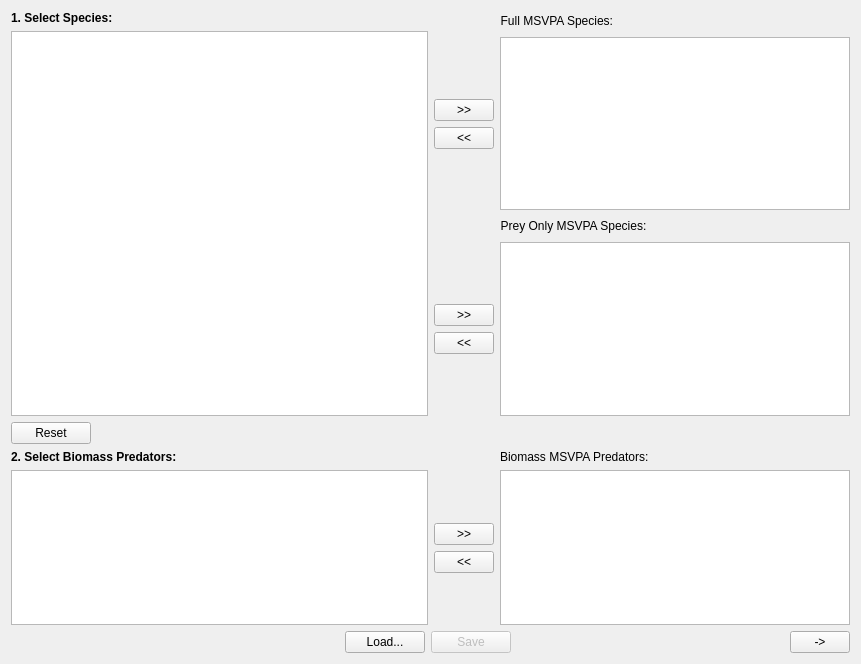
<?xml version="1.0" encoding="UTF-8"?>
<ui version="4.0">
 <class>MSVPA_Tab1</class>
 <widget class="QWidget" name="MSVPA_Tab1">
  <property name="geometry">
   <rect>
    <x>0</x>
    <y>0</y>
    <width>861</width>
    <height>664</height>
   </rect>
  </property>
  <property name="windowTitle">
   <string>Form</string>
  </property>
  <layout class="QVBoxLayout" name="verticalLayout">
   <item>
    <layout class="QHBoxLayout" name="horizontalLayout_18">
     <item>
      <layout class="QVBoxLayout" name="verticalLayout_26">
       <item>
        <layout class="QHBoxLayout" name="horizontalLayout_16">
         <item>
          <layout class="QVBoxLayout" name="verticalLayout_19">
           <item>
            <widget class="QLabel" name="MSVPA_Tab1_SelectSpeciesLB">
             <property name="font">
              <font>
               <weight>75</weight>
               <bold>true</bold>
              </font>
             </property>
             <property name="toolTip">
              <string>Select species to include in the MSVPA</string>
             </property>
             <property name="statusTip">
              <string>Select species to include in the MSVPA</string>
             </property>
             <property name="text">
              <string>1. Select Species:</string>
             </property>
            </widget>
           </item>
           <item>
            <widget class="QListWidget" name="MSVPA_Tab1_SelectSpeciesLW">
             <property name="sizePolicy">
              <sizepolicy hsizetype="Expanding" vsizetype="Expanding">
               <horstretch>0</horstretch>
               <verstretch>0</verstretch>
              </sizepolicy>
             </property>
             <property name="minimumSize">
              <size>
               <width>0</width>
               <height>0</height>
              </size>
             </property>
             <property name="maximumSize">
              <size>
               <width>16777215</width>
               <height>16777215</height>
              </size>
             </property>
             <property name="toolTip">
              <string>Select species to include in the MSVPA</string>
             </property>
             <property name="statusTip">
              <string>Select species to include in the MSVPA</string>
             </property>
            </widget>
           </item>
          </layout>
         </item>
         <item>
          <layout class="QVBoxLayout" name="verticalLayout_25">
           <item>
            <layout class="QVBoxLayout" name="verticalLayout_18">
             <item>
              <layout class="QHBoxLayout" name="horizontalLayout_11">
               <item>
                <spacer name="horizontalSpacer_10">
                 <property name="orientation">
                  <enum>Qt::Horizontal</enum>
                 </property>
                 <property name="sizeType">
                  <enum>QSizePolicy::Fixed</enum>
                 </property>
                 <property name="sizeHint" stdset="0">
                  <size>
                   <width>60</width>
                   <height>20</height>
                  </size>
                 </property>
                </spacer>
               </item>
               <item>
                <widget class="QLabel" name="MSVPA_Tab1_FullSpeciesLB">
                 <property name="text">
                  <string>  Full MSVPA Species:</string>
                 </property>
                </widget>
               </item>
              </layout>
             </item>
             <item>
              <layout class="QHBoxLayout" name="horizontalLayout_13">
               <item>
                <layout class="QVBoxLayout" name="verticalLayout_16">
                 <item>
                  <spacer name="verticalSpacer_7">
                   <property name="orientation">
                    <enum>Qt::Vertical</enum>
                   </property>
                   <property name="sizeHint" stdset="0">
                    <size>
                     <width>54</width>
                     <height>13</height>
                    </size>
                   </property>
                  </spacer>
                 </item>
                 <item>
                  <widget class="QPushButton" name="MSVPA_Tab1_SelectFullPB">
                   <property name="sizePolicy">
                    <sizepolicy hsizetype="Fixed" vsizetype="Fixed">
                     <horstretch>0</horstretch>
                     <verstretch>0</verstretch>
                    </sizepolicy>
                   </property>
                   <property name="maximumSize">
                    <size>
                     <width>60</width>
                     <height>16777215</height>
                    </size>
                   </property>
                   <property name="toolTip">
                    <string>Move to Full MSVPA Species List</string>
                   </property>
                   <property name="statusTip">
                    <string>Move to Full MSVPA Species List</string>
                   </property>
                   <property name="text">
                    <string>&gt;&gt;</string>
                   </property>
                  </widget>
                 </item>
                 <item>
                  <widget class="QPushButton" name="MSVPA_Tab1_DeselectFullPB">
                   <property name="sizePolicy">
                    <sizepolicy hsizetype="Fixed" vsizetype="Fixed">
                     <horstretch>0</horstretch>
                     <verstretch>0</verstretch>
                    </sizepolicy>
                   </property>
                   <property name="maximumSize">
                    <size>
                     <width>60</width>
                     <height>16777215</height>
                    </size>
                   </property>
                   <property name="toolTip">
                    <string>Remove from Full MSVPA Species List</string>
                   </property>
                   <property name="statusTip">
                    <string>Remove from Full MSVPA Species List</string>
                   </property>
                   <property name="text">
                    <string>&lt;&lt;</string>
                   </property>
                  </widget>
                 </item>
                 <item>
                  <spacer name="verticalSpacer_12">
                   <property name="orientation">
                    <enum>Qt::Vertical</enum>
                   </property>
                   <property name="sizeHint" stdset="0">
                    <size>
                     <width>54</width>
                     <height>13</height>
                    </size>
                   </property>
                  </spacer>
                 </item>
                </layout>
               </item>
               <item>
                <widget class="QListWidget" name="MSVPA_Tab1_FullSpeciesLW"/>
               </item>
              </layout>
             </item>
            </layout>
           </item>
           <item>
            <layout class="QVBoxLayout" name="verticalLayout_24">
             <item>
              <layout class="QHBoxLayout" name="horizontalLayout_14">
               <item>
                <spacer name="horizontalSpacer_11">
                 <property name="orientation">
                  <enum>Qt::Horizontal</enum>
                 </property>
                 <property name="sizeType">
                  <enum>QSizePolicy::Fixed</enum>
                 </property>
                 <property name="sizeHint" stdset="0">
                  <size>
                   <width>60</width>
                   <height>20</height>
                  </size>
                 </property>
                </spacer>
               </item>
               <item>
                <widget class="QLabel" name="MSVPA_Tab1_PreySpeciesLB">
                 <property name="text">
                  <string>  Prey Only MSVPA Species:</string>
                 </property>
                </widget>
               </item>
              </layout>
             </item>
             <item>
              <layout class="QHBoxLayout" name="horizontalLayout_15">
               <item>
                <layout class="QVBoxLayout" name="verticalLayout_23">
                 <item>
                  <spacer name="verticalSpacer_14">
                   <property name="orientation">
                    <enum>Qt::Vertical</enum>
                   </property>
                   <property name="sizeHint" stdset="0">
                    <size>
                     <width>54</width>
                     <height>13</height>
                    </size>
                   </property>
                  </spacer>
                 </item>
                 <item>
                  <widget class="QPushButton" name="MSVPA_Tab1_SelectPreyPB">
                   <property name="sizePolicy">
                    <sizepolicy hsizetype="Fixed" vsizetype="Fixed">
                     <horstretch>0</horstretch>
                     <verstretch>0</verstretch>
                    </sizepolicy>
                   </property>
                   <property name="maximumSize">
                    <size>
                     <width>60</width>
                     <height>16777215</height>
                    </size>
                   </property>
                   <property name="toolTip">
                    <string>Move to Prey Only MSVPA Species List</string>
                   </property>
                   <property name="statusTip">
                    <string>Remove from Prey Only MSVPA Species List</string>
                   </property>
                   <property name="text">
                    <string>&gt;&gt;</string>
                   </property>
                  </widget>
                 </item>
                 <item>
                  <widget class="QPushButton" name="MSVPA_Tab1_DeselectPreyPB">
                   <property name="sizePolicy">
                    <sizepolicy hsizetype="Fixed" vsizetype="Fixed">
                     <horstretch>0</horstretch>
                     <verstretch>0</verstretch>
                    </sizepolicy>
                   </property>
                   <property name="maximumSize">
                    <size>
                     <width>60</width>
                     <height>16777215</height>
                    </size>
                   </property>
                   <property name="text">
                    <string>&lt;&lt;</string>
                   </property>
                  </widget>
                 </item>
                 <item>
                  <spacer name="verticalSpacer_13">
                   <property name="orientation">
                    <enum>Qt::Vertical</enum>
                   </property>
                   <property name="sizeHint" stdset="0">
                    <size>
                     <width>54</width>
                     <height>13</height>
                    </size>
                   </property>
                  </spacer>
                 </item>
                </layout>
               </item>
               <item>
                <widget class="QListWidget" name="MSVPA_Tab1_PreySpeciesLW"/>
               </item>
              </layout>
             </item>
            </layout>
           </item>
          </layout>
         </item>
        </layout>
       </item>
       <item>
        <widget class="QPushButton" name="MSVPA_Tab1_ResetPB">
         <property name="sizePolicy">
          <sizepolicy hsizetype="Fixed" vsizetype="Fixed">
           <horstretch>0</horstretch>
           <verstretch>0</verstretch>
          </sizepolicy>
         </property>
         <property name="toolTip">
          <string>Move all Age-Structured Species back to Selected Species list.</string>
         </property>
         <property name="statusTip">
          <string>Move all Age-Structured Species back to Selected Species list.</string>
         </property>
         <property name="text">
          <string>Reset</string>
         </property>
        </widget>
       </item>
       <item>
        <layout class="QHBoxLayout" name="horizontalLayout_17">
         <item>
          <layout class="QVBoxLayout" name="verticalLayout_21">
           <item>
            <widget class="QLabel" name="MSVPA_Tab1_SelectBMPredLB">
             <property name="font">
              <font>
               <weight>75</weight>
               <bold>true</bold>
              </font>
             </property>
             <property name="toolTip">
              <string>Select Biomass Predators to include in the MSVPA</string>
             </property>
             <property name="statusTip">
              <string>Select Biomass Predators to include in the MSVPA</string>
             </property>
             <property name="text">
              <string>2. Select Biomass Predators:</string>
             </property>
            </widget>
           </item>
           <item>
            <widget class="QListWidget" name="MSVPA_Tab1_SelectBMPredLW">
             <property name="sizePolicy">
              <sizepolicy hsizetype="Expanding" vsizetype="Expanding">
               <horstretch>0</horstretch>
               <verstretch>0</verstretch>
              </sizepolicy>
             </property>
             <property name="minimumSize">
              <size>
               <width>0</width>
               <height>0</height>
              </size>
             </property>
             <property name="maximumSize">
              <size>
               <width>16777215</width>
               <height>16777215</height>
              </size>
             </property>
             <property name="toolTip">
              <string>Select Biomass Predators to include in the MSVPA</string>
             </property>
             <property name="statusTip">
              <string>Select Biomass Predators to include in the MSVPA</string>
             </property>
            </widget>
           </item>
          </layout>
         </item>
         <item>
          <layout class="QHBoxLayout" name="horizontalLayout_12">
           <item>
            <layout class="QVBoxLayout" name="verticalLayout_20">
             <item>
              <spacer name="horizontalSpacer_14">
               <property name="orientation">
                <enum>Qt::Horizontal</enum>
               </property>
               <property name="sizeType">
                <enum>QSizePolicy::Fixed</enum>
               </property>
               <property name="sizeHint" stdset="0">
                <size>
                 <width>60</width>
                 <height>20</height>
                </size>
               </property>
              </spacer>
             </item>
             <item>
              <spacer name="verticalSpacer_9">
               <property name="orientation">
                <enum>Qt::Vertical</enum>
               </property>
               <property name="sizeHint" stdset="0">
                <size>
                 <width>57</width>
                 <height>13</height>
                </size>
               </property>
              </spacer>
             </item>
             <item>
              <widget class="QPushButton" name="MSVPA_Tab1_SelectBMPredPB">
               <property name="sizePolicy">
                <sizepolicy hsizetype="Fixed" vsizetype="Fixed">
                 <horstretch>0</horstretch>
                 <verstretch>0</verstretch>
                </sizepolicy>
               </property>
               <property name="maximumSize">
                <size>
                 <width>60</width>
                 <height>16777215</height>
                </size>
               </property>
               <property name="toolTip">
                <string>Move to Biomass MSVPA Predators List</string>
               </property>
               <property name="statusTip">
                <string>Move to Biomass MSVPA Predators List</string>
               </property>
               <property name="text">
                <string>&gt;&gt;</string>
               </property>
              </widget>
             </item>
             <item>
              <widget class="QPushButton" name="MSVPA_Tab1_DeselectBMPredPB">
               <property name="sizePolicy">
                <sizepolicy hsizetype="Fixed" vsizetype="Fixed">
                 <horstretch>0</horstretch>
                 <verstretch>0</verstretch>
                </sizepolicy>
               </property>
               <property name="maximumSize">
                <size>
                 <width>60</width>
                 <height>16777215</height>
                </size>
               </property>
               <property name="toolTip">
                <string>Remove from Biomass MSVPA Predators List</string>
               </property>
               <property name="statusTip">
                <string>Remove from Biomass MSVPA Predators List</string>
               </property>
               <property name="text">
                <string>&lt;&lt;</string>
               </property>
              </widget>
             </item>
             <item>
              <spacer name="verticalSpacer_10">
               <property name="orientation">
                <enum>Qt::Vertical</enum>
               </property>
               <property name="sizeHint" stdset="0">
                <size>
                 <width>57</width>
                 <height>13</height>
                </size>
               </property>
              </spacer>
             </item>
            </layout>
           </item>
           <item>
            <layout class="QVBoxLayout" name="verticalLayout_22">
             <item>
              <widget class="QLabel" name="MSVPA_Tab1_BMPredLB">
               <property name="text">
                <string>Biomass MSVPA Predators:</string>
               </property>
              </widget>
             </item>
             <item>
              <widget class="QListWidget" name="MSVPA_Tab1_BMPredLW"/>
             </item>
            </layout>
           </item>
          </layout>
         </item>
        </layout>
       </item>
      </layout>
     </item>
    </layout>
   </item>
   <item>
    <layout class="QHBoxLayout" name="horizontalLayout_94">
     <item>
      <spacer name="horizontalSpacer_113">
       <property name="orientation">
        <enum>Qt::Horizontal</enum>
       </property>
       <property name="sizeType">
        <enum>QSizePolicy::Fixed</enum>
       </property>
       <property name="sizeHint" stdset="0">
        <size>
         <width>60</width>
         <height>20</height>
        </size>
       </property>
      </spacer>
     </item>
     <item>
      <spacer name="horizontalSpacer_112">
       <property name="orientation">
        <enum>Qt::Horizontal</enum>
       </property>
       <property name="sizeHint" stdset="0">
        <size>
         <width>40</width>
         <height>20</height>
        </size>
       </property>
      </spacer>
     </item>
     <item>
      <widget class="QPushButton" name="MSVPA_Tab1_LoadPB">
       <property name="enabled">
        <bool>true</bool>
       </property>
       <property name="toolTip">
        <string>Load from CSV file</string>
       </property>
       <property name="statusTip">
        <string>Load from CSV file</string>
       </property>
       <property name="text">
        <string>Load...</string>
       </property>
      </widget>
     </item>
     <item>
      <widget class="QPushButton" name="MSVPA_Tab1_SavePB">
       <property name="enabled">
        <bool>false</bool>
       </property>
       <property name="toolTip">
        <string>Save above data to CSV file and database</string>
       </property>
       <property name="statusTip">
        <string>Save above data to CSV file and database</string>
       </property>
       <property name="text">
        <string>Save</string>
       </property>
      </widget>
     </item>
     <item>
      <spacer name="verticalSpacer_55">
       <property name="orientation">
        <enum>Qt::Horizontal</enum>
       </property>
       <property name="sizeType">
        <enum>QSizePolicy::Expanding</enum>
       </property>
       <property name="sizeHint" stdset="0">
        <size>
         <width>48</width>
         <height>20</height>
        </size>
       </property>
      </spacer>
     </item>
     <item>
      <widget class="QPushButton" name="MSVPA_Tab1_NextPB">
       <property name="enabled">
        <bool>true</bool>
       </property>
       <property name="sizePolicy">
        <sizepolicy hsizetype="Fixed" vsizetype="Fixed">
         <horstretch>0</horstretch>
         <verstretch>0</verstretch>
        </sizepolicy>
       </property>
       <property name="minimumSize">
        <size>
         <width>60</width>
         <height>0</height>
        </size>
       </property>
       <property name="maximumSize">
        <size>
         <width>60</width>
         <height>16777215</height>
        </size>
       </property>
       <property name="toolTip">
        <string>Go to next tab page</string>
       </property>
       <property name="statusTip">
        <string>Go to next tab page</string>
       </property>
       <property name="text">
        <string>-&gt;</string>
       </property>
      </widget>
     </item>
    </layout>
   </item>
  </layout>
 </widget>
 <resources/>
 <connections/>
</ui>
